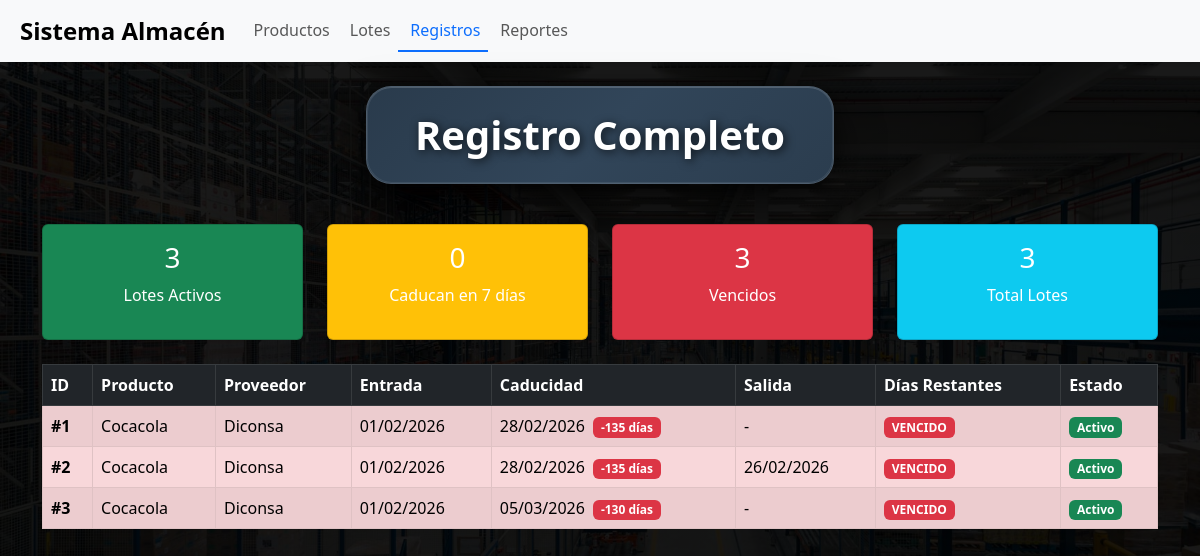
/registro.php, run on an earlier commit of the app's database.
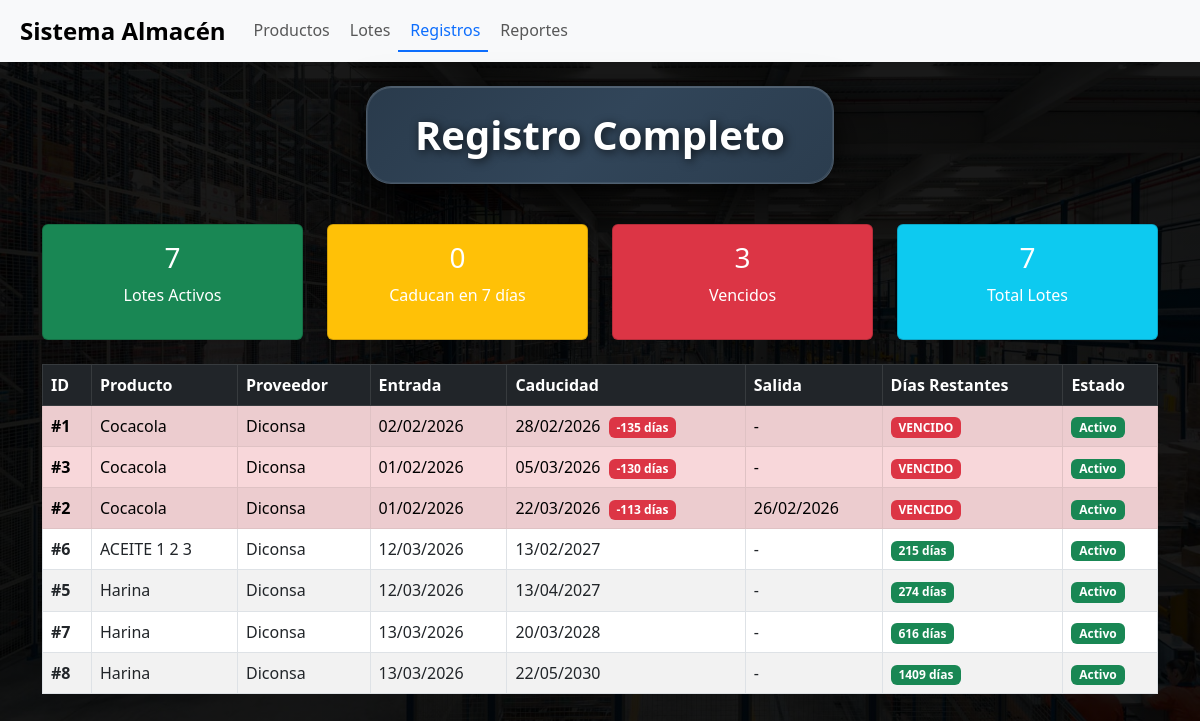
And on a later commit of the database.
### tables this page shows
CREATE TABLE `lotes` (
  `id_lote` int NOT NULL,
  `producto_id` int DEFAULT NULL,
  `proveedor_id` int DEFAULT NULL,
  `fecha_entrada` date DEFAULT NULL,
  `fecha_caducidad` date DEFAULT NULL,
  `fecha_salida` date DEFAULT NULL,
  `estado` tinyint(1) NOT NULL DEFAULT '1'
);

CREATE TABLE `productos` (
  `id_producto` int NOT NULL,
  `nombre_comercial` varchar(100) NOT NULL,
  `nombre_comun` varchar(100) DEFAULT NULL,
  `unidad_id` int DEFAULT NULL,
  `categoria_producto` varchar(100) DEFAULT NULL,
  `estado` tinyint(1) NOT NULL DEFAULT '1'
);

CREATE TABLE `proveedor` (
  `id_proveedor` int NOT NULL,
  `nombre` varchar(50) NOT NULL,
  `estado` tinyint(1) NOT NULL DEFAULT '1'
);

### registro.php (the view, shortened to what this page needs)
<?php
include("common/conexion.php");
$id_producto= $_GET["id_producto"] ?? '';
$producto_sql= $id_producto === '' ? "": " AND l.producto_id = '$id_producto'";
$sql = "
SELECT l.id_lote, l.fecha_entrada, l.fecha_caducidad, l.fecha_salida, l.estado,
       p.nombre_comercial, pr.nombre AS nombre_proveedor, u.nombre_unidad,
       DATEDIFF(l.fecha_caducidad, CURDATE()) as dias_para_caducar
FROM lotes l
LEFT JOIN productos p ON l.producto_id = p.id_producto
LEFT JOIN proveedor pr ON l.proveedor_id = pr.id_proveedor
LEFT JOIN unidad_medida u ON p.unidad_id = u.id_unidad
WHERE l.estado = 1 $producto_sql
ORDER BY l.fecha_caducidad ASC
";
$result = $conn->query($sql);
$caducando = $conn->query("SELECT COUNT(*) as total FROM lotes WHERE DATEDIFF(fecha_caducidad, CURDATE()) BETWEEN 0 AND 7 AND estado = 1")->fetch_assoc()['total'];
$vencidos = $conn->query("SELECT COUNT(*) as total FROM lotes WHERE fecha_caducidad < CURDATE() AND estado = 1")->fetch_assoc()['total'];
$activos = $conn->query("SELECT COUNT(*) as total FROM lotes WHERE estado = 1")->fetch_assoc()['total'];
?>
<!DOCTYPE html>
<html lang="es">
<head>
    <link rel="stylesheet" href="css/bootstrap.min.css">
    <link rel="stylesheet" href="css/registro.css">
</head>
<body>
    <?php include("navbar.php"); ?>
    <div class="container py-4">
        <div class="titulo-contenedor">
            <h2>Registro Completo</h2>
        </div>
        <div class="row mb-4">
            <div class="col-md-3">
                <div class="card text-white bg-success">
                    <div class="card-body text-center">
                        <h3><?= $activos ?></h3>
                        <p>Lotes Activos</p>
                    </div>
                </div>
            </div>
            <div class="col-md-3">
                <div class="card text-white bg-warning">
                    <div class="card-body text-center">
                        <h3><?= $caducando ?></h3>
                        <p>Caducan en 7 días</p>
                    </div>
                </div>
            </div>
            <div class="col-md-3">
                <div class="card text-white bg-danger">
                    <div class="card-body text-center">
                        <h3><?= $vencidos ?></h3>
                        <p>Vencidos</p>
                    </div>
                </div>
            </div>
            <div class="col-md-3">
                <div class="card text-white bg-info">
                    <div class="card-body text-center">
                        <h3><?= $result->num_rows ?></h3>
                        <p>Total Lotes</p>
                    </div>
                </div>
            </div>
        </div>
        <table class="table table-bordered table-striped">
            <thead class="table-dark">
                <tr>
                    <th>ID</th>
                    <th>Producto</th>
                    <th>Proveedor</th>
                    <th>Entrada</th>
                    <th>Caducidad</th>
                    <th>Salida</th>
                    <th>Días Restantes</th>
                    <th>Estado</th>
                </tr>
            </thead>
            <tbody>
                <?php if ($result->num_rows > 0): ?>
                    <?php while ($row = $result->fetch_assoc()): ?>
                    <?php
                    $dias = $row['dias_para_caducar'];
                    $clase_fila = '';
                    if ($dias <= 0) $clase_fila = 'table-danger';
                    elseif ($dias <= 7) $clase_fila = 'table-warning';
                    ?>
                    <tr class="<?= $clase_fila ?>">
                        <td><strong>#<?= $row['id_lote'] ?></strong></td>
                        <td><?= htmlspecialchars($row['nombre_comercial']) ?></td>
                        <td><?= htmlspecialchars($row['nombre_proveedor']) ?></td>
                        <td><?= date('d/m/Y', strtotime($row['fecha_entrada'])) ?></td>
                        <td>
                            <?= date('d/m/Y', strtotime($row['fecha_caducidad'])) ?>
                            <?php if ($dias <= 7): ?>
                                <span class="badge bg-danger ms-1"><?= $dias ?> días</span>
                            <?php endif; ?>
                        </td>
                        <td><?= $row['fecha_salida'] ? date('d/m/Y', strtotime($row['fecha_salida'])) : '-' ?></td>
                        <td>
                            <span class="badge <?= $dias <= 0 ? 'bg-danger' : ($dias <= 7 ? 'bg-warning' : 'bg-success') ?>">
                                <?= $dias > 0 ? $dias . ' días' : 'VENCIDO' ?>
                            </span>
                        </td>
                        <td>
                            <?php if ($row['estado'] == 1): ?>
                                <span class="badge bg-success">Activo</span>
                            <?php else: ?>
                                <span class="badge bg-secondary">Inactivo</span>
                            <?php endif; ?>
                        </td>
                    </tr>
                    <?php endwhile; ?>
                <?php else: ?>
                    <tr>
                        <td colspan="8" class="text-center text-white">No hay registros</td>
                    </tr>
                <?php endif; ?>
            </tbody>
        </table>
    </div>
</body>
</html>

### navbar.php (shortened to what this page needs)
<?php
$current_page = basename($_SERVER['PHP_SELF']);
?>
<nav class="navbar navbar-expand-lg bg-body-tertiary shadow-sm">
  <div class="container-fluid">
    <a class="navbar-brand fw-bold fs-4" href="index.php">
      Sistema Almacén
    </a>
    <div class="collapse navbar-collapse" id="navbarSupportedContent">
      <ul class="navbar-nav me-auto mb-2 mb-lg-0">
        <li class="nav-item">
          <a class="nav-link <?= ($current_page=='productos.php') ? 'active' : '' ?>" href="productos.php">
            <i class="bi bi-box me-1"></i>Productos
          </a>
        </li>
        <li class="nav-item">
          <a class="nav-link <?= ($current_page=='lotes.php') ? 'active' : '' ?>" href="lotes.php">
            <i class="bi bi-layers me-1"></i>Lotes
          </a>
        </li>
        <li class="nav-item">
          <a class="nav-link <?= ($current_page=='registro.php') ? 'active' : '' ?>" href="registro.php">
            <i class="bi bi-clipboard-check me-1"></i>Registros
          </a>
        </li>
        <li class="nav-item">
          <a class="nav-link <?= ($current_page=='reportes.php') ? 'active' : '' ?>" href="reportes.php">
            <i class="bi bi-file-bar-graph me-1"></i>Reportes
          </a>
        </li>
      </ul>
    </div>
  </div>
</nav>

### css/registro.css (style rules this page uses)
body { background-image: linear-gradient(rgba(0,0,0,0.9), rgba(0,0,0,0.9)), url('../imagenes/fondoPrin.jpg'); background-size: cover; background-repeat: no-repeat; background-position: center; background-attachment: fixed; }
.titulo-contenedor { background: linear-gradient(135deg, rgba(44, 62, 80, 0.95) 0%, rgba(52, 73, 94, 0.95) 50%, rgba(44, 62, 80, 0.98) 100%); backdrop-filter: blur(15px); border: 1px solid rgba(255, 255, 255, 0.15); border-radius: 25px; padding: 1.5rem 3rem; margin: 0 auto 2.5rem auto; text-align: center; box-shadow: 0 20px 45px rgba(0, 0, 0, 0.6), 0 5px 15px rgba(0, 0, 0, 0.4), inset 0 1px 0 rgba(255, 255, 255, 0.1); display: flex; justify-content: center; align-items: center; width: fit-content; max-width: 90%; position: relative; overflow: hidden; }
.titulo-contenedor::before { content: ''; position: absolute; top: 0; left: 0; right: 0; bottom: 0; border-radius: 25px; box-shadow: inset 0 0 0 1px rgba(255, 255, 255, 0.08); pointer-events: none; }
.titulo-contenedor h2 { color: white; font-weight: 700; text-shadow: 2px 2px 10px rgba(0,0,0,0.7); margin: 0; font-size: 2.5rem; text-align: center; }

### navbar.php (style rules this page uses)
.navbar-nav .nav-link.active { color: #0d6efd !important; font-weight: 500; border-bottom: 2px solid #0d6efd; }

What changed in the data, as far as the page shows it:
changed lotes id 1: fecha_entrada "01/02/2026" → "02/02/2026"
shown differently, row unchanged: lotes id 3: moves up the list
changed lotes id 2: fecha_caducidad "28/02/2026" → "22/03/2026"; dias "-135" → "-113"
added lotes: id_lote "6", producto.nombre_comercial "ACEITE 1 2 3", proveedor.nombre "Diconsa", fecha_entrada "12/03/2026", fecha_caducidad "13/02/2027", dias "215", estado "Activo"
added lotes: id_lote "5", producto.nombre_comercial "Harina", proveedor.nombre "Diconsa", fecha_entrada "12/03/2026", fecha_caducidad "13/04/2027", dias "274", estado "Activo"
added lotes: id_lote "7", producto.nombre_comercial "Harina", proveedor.nombre "Diconsa", fecha_entrada "13/03/2026", fecha_caducidad "20/03/2028", dias "616", estado "Activo"
added lotes: id_lote "8", producto.nombre_comercial "Harina", proveedor.nombre "Diconsa", fecha_entrada "13/03/2026", fecha_caducidad "22/05/2030", dias "1409", estado "Activo"
Also different on the page:
$activos: "3" → "7"
$result->num_rows: "3" → "7"
